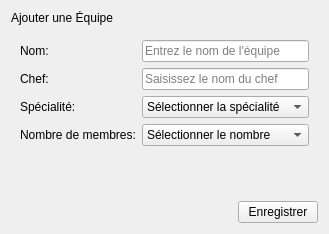
                          <widget class="QWidget" name="pageadd">
                            <layout class="QVBoxLayout" name="addLayout">
                              <item>
                                <widget class="QLabel" name="addTitle">
                                  <property name="text">
                                    <string>Ajouter une Équipe</string>
                                  </property>
                                </widget>
                              </item>
                              <item>
                                <widget class="QFrame" name="addFormFrame" native="true">
                                  <layout class="QFormLayout" name="addFormLayout">
                                    <item row="0" column="0">
                                      <widget class="QLabel" name="label_30">
                                        <property name="text">
                                          <string>Nom:</string>
                                        </property>
                                      </widget>
                                    </item>
                                    <item row="0" column="1">
                                      <widget class="QLineEdit" name="lineEditNomEquipeAjout">
                                        <property name="placeholderText">
                                          <string>Entrez le nom de l'équipe</string>
                                        </property>
                                      </widget>
                                    </item>
                                    <item row="1" column="0">
                                      <widget class="QLabel" name="label_31">
                                        <property name="text">
                                          <string>Chef:</string>
                                        </property>
                                      </widget>
                                    </item>
                                    <item row="1" column="1">
                                      <widget class="QLineEdit" name="lineEditChefEquipeAjout">
                                        <property name="placeholderText">
                                          <string>Saisissez le nom du chef</string>
                                        </property>
                                      </widget>
                                    </item>
                                    <item row="2" column="0">
                                      <widget class="QLabel" name="label_32">
                                        <property name="text">
                                          <string>Spécialité:</string>
                                        </property>
                                      </widget>
                                    </item>
                                    <item row="2" column="1">
                                      <widget class="QComboBox" name="comboBoxSpecialiteEquipeAjout">
                                        <item>
                                          <property name="text">
                                            <string>Sélectionner la spécialité</string>
                                          </property>
                                        </item>
                                        <item>
                                          <property name="text">
                                            <string>Maintenance</string>
                                          </property>
                                        </item>
                                        <item>
                                          <property name="text">
                                            <string>Production</string>
                                          </property>
                                        </item>
                                        <item>
                                          <property name="text">
                                            <string>Back-office</string>
                                          </property>
                                        </item>
                                        <item>
                                          <property name="text">
                                            <string>Mécanique</string>
                                          </property>
                                        </item>
                                      </widget>
                                    </item>
                                    <item row="3" column="0">
                                      <widget class="QLabel" name="label_33">
                                        <property name="text">
                                          <string>Nombre de membres:</string>
                                        </property>
                                      </widget>
                                    </item>
                                    <item row="3" column="1">
                                      <widget class="QComboBox" name="comboBoxNbMembresEquipeAjout">
                                        <item>
                                          <property name="text">
                                            <string>Sélectionner le nombre</string>
                                          </property>
                                        </item>
                                        <item>
                                          <property name="text">
                                            <string>1</string>
                                          </property>
                                        </item>
                                        <item>
                                          <property name="text">
                                            <string>2</string>
                                          </property>
                                        </item>
                                        <item>
                                          <property name="text">
                                            <string>3</string>
                                          </property>
                                        </item>
                                        <item>
                                          <property name="text">
                                            <string>4</string>
                                          </property>
                                        </item>
                                        <item>
                                          <property name="text">
                                            <string>5</string>
                                          </property>
                                        </item>
                                        <item>
                                          <property name="text">
                                            <string>6</string>
                                          </property>
                                        </item>
                                        <item>
                                          <property name="text">
                                            <string>7</string>
                                          </property>
                                        </item>
                                        <item>
                                          <property name="text">
                                            <string>8</string>
                                          </property>
                                        </item>
                                        <item>
                                          <property name="text">
                                            <string>9</string>
                                          </property>
                                        </item>
                                        <item>
                                          <property name="text">
                                            <string>10</string>
                                          </property>
                                        </item>
                                      </widget>
                                    </item>
                                  </layout>
                                </widget>
                              </item>
                              <item>
                                <spacer name="addSpacer">
                                  <property name="orientation">
                                    <enum>Qt::Vertical</enum>
                                  </property>
                                  <property name="sizeHint" stdset="0">
                                    <size>
                                      <width>20</width>
                                      <height>40</height>
                                    </size>
                                  </property>
                                </spacer>
                              </item>
                              <item>
                                <layout class="QHBoxLayout" name="addActionLayout">
                                  <item>
                                    <spacer name="addActionSpacer">
                                      <property name="orientation">
                                        <enum>Qt::Horizontal</enum>
                                      </property>
                                      <property name="sizeHint" stdset="0">
                                        <size>
                                          <width>40</width>
                                          <height>20</height>
                                        </size>
                                      </property>
                                    </spacer>
                                  </item>
                                  <item>
                                    <widget class="QPushButton" name="btnAjouterEquipe">
                                      <property name="minimumWidth">
                                        <number>200</number>
                                      </property>
                                      <property name="text">
                                        <string>Enregistrer</string>
                                      </property>
                                    </widget>
                                  </item>
                                </layout>
                              </item>
                            </layout>
                          </widget>
